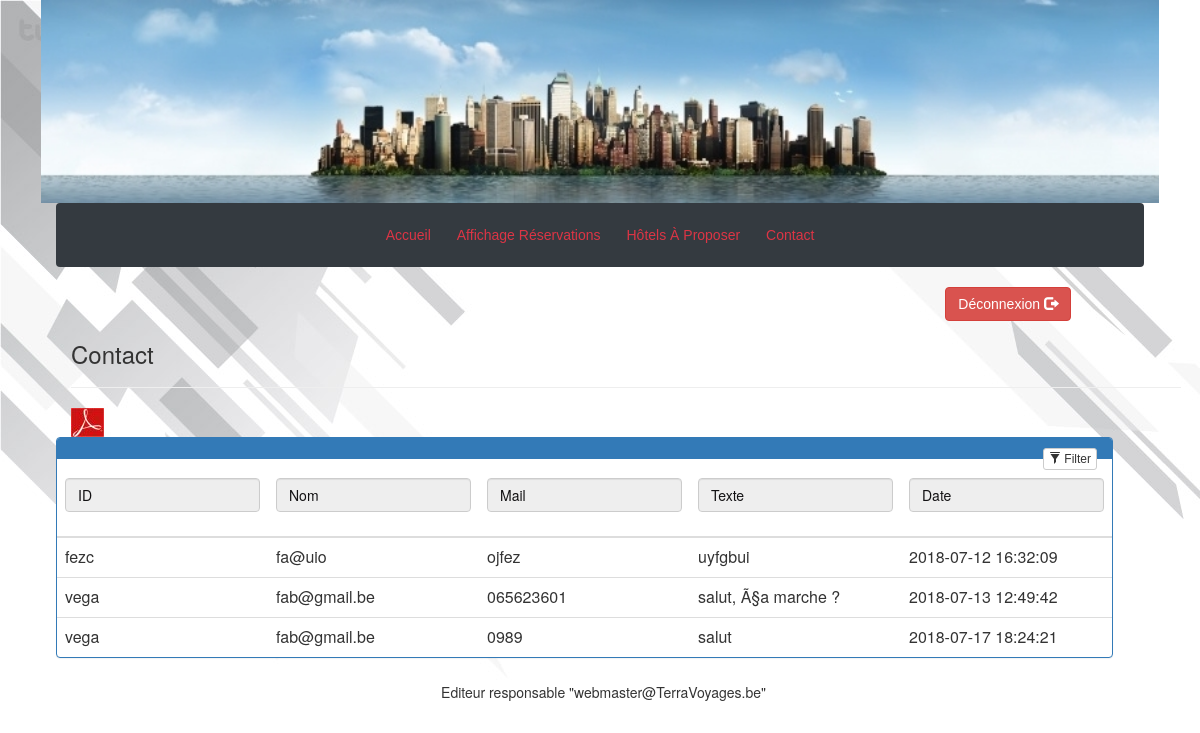
Screenshot of /admin/index.php?page=contact_admin (signed in) with the database file from the repository.
### tables this page shows
CREATE TABLE IF NOT EXISTS `contact` (
  `ID` int(32) NOT NULL AUTO_INCREMENT,
  `NOM` varchar(52) NOT NULL,
  `MAIL` varchar(52) NOT NULL,
  `TEL` varchar(52) NOT NULL,
  `TEXTE` varchar(52) NOT NULL,
  `DATE_DEMANDE` varchar(52) NOT NULL,
  PRIMARY KEY (`ID`)
);

### admin/lib/php/class/ContactDB.class.php (called while the page is built, shortened)
<?php
class ContactDB extends Contact {
    private $_db;
    public function __construct($cnx) {
        $this->_db = $cnx;
    }
    function getVue_contact() {
        try {
            $query = "SELECT * FROM CONTACT ";
            $resultset = $this->_db->prepare($query);
            $resultset->execute();
            $data = $resultset->fetchAll();
            $resultset->execute();
        } catch (PDOException $e) {
            print $e->getMessage();
        }
        while ($data = $resultset->fetch()) {
            try {
                $_infoArray[] = $data;
            } catch (PDOException $e) {
                print $e->getMessage();
            }
        }
        return $_infoArray;
    }
}

### admin/pages/contact_admin.php (the view)
<?php
$contactDB = new ContactDB($cnx);
$liste = $contactDB->getVue_contact();
$nbrContacts = count($liste);
?>
<div class="container">
    <h3>Contact</h3>
    <hr>
    <a href="./pages/imprimer_contact.php"><img src="./images/pdf.jpg"></a>
    <div class="row">
        <div class="panel panel-primary filterable">
            <div class="panel-heading">
                <div class="pull-right">
                    <button class="btn btn-default btn-xs btn-filter"><span class="glyphicon glyphicon-filter"></span> Filter</button>
                </div>
            </div>
            <table class="table">
                <thead>
                    <tr class="filters">
                        <th><input type="text" class="form-control" placeholder="ID" disabled></th>
                        <th><input type="text" class="form-control" placeholder="Nom" disabled></th>
                        <th><input type="text" class="form-control" placeholder="Mail" disabled></th>
                        <th><input type="text" class="form-control" placeholder="Texte" disabled></th>
                        <th><input type="text" class="form-control" placeholder="Date" disabled></th>
                    </tr>
                </thead>
                <tbody>
                    <?php
                    if (isset($liste)) {
                        if ($nbrContacts > 0) {
                            for ($i = 0; $i < $nbrContacts; $i++) {
                                ?>
                                <tr>
                                    <td><?php print $liste[$i]['NOM']; ?></td>
                                    <td><?php print $liste[$i]['MAIL']; ?></td>
                                    <td><?php print $liste[$i]['TEL']; ?></td>
                                    <td><?php print $liste[$i]['TEXTE']; ?></td>
                                    <td><?php print $liste[$i]['DATE_DEMANDE']; ?></td>
                                </tr>
                            <?php }
                        }
                    } ?>
                </tbody>
            </table>
        </div>
    </div>
</div>

### rows the page displays
contact: NOM "fezc", MAIL "fa@uio", TEL "ojfez", TEXTE "uyfgbui", DATE_DEMANDE "2018-07-12 16:32:09"
contact: NOM "vega", MAIL "fab@gmail.be", TEL "065623601", TEXTE "salut, Ã§a marche ?", DATE_DEMANDE "2018-07-13 12:49:42"
contact: NOM "vega", MAIL "fab@gmail.be", TEL "0989", TEXTE "salut", DATE_DEMANDE "2018-07-17 18:24:21"
